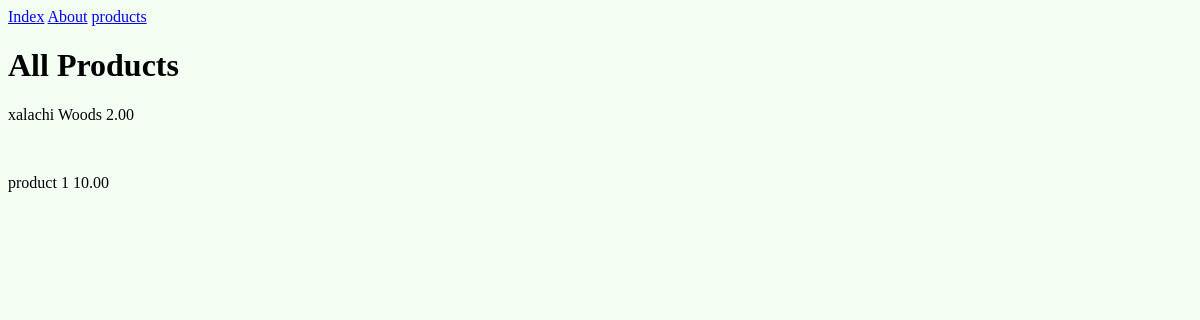
/products/, run on an earlier commit of the app's database.
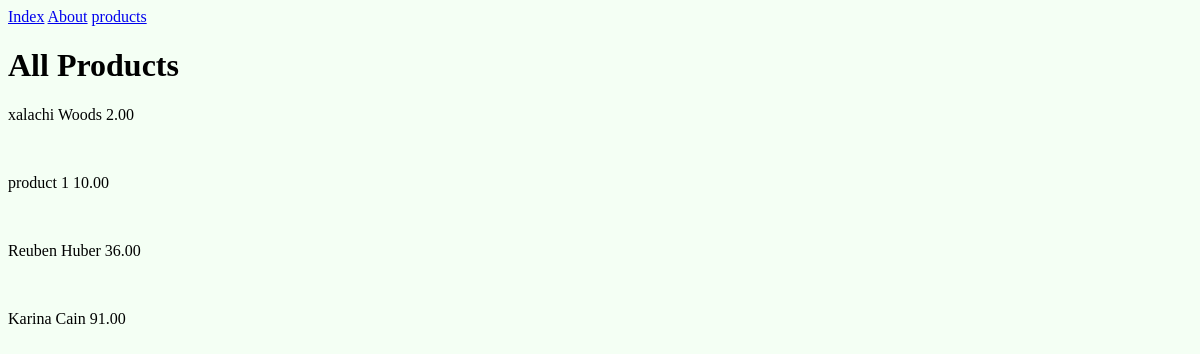
And on a later commit of the database.
### products/models.py (models this page shows, shortened)
class Product(models.Model):
    categoriesChoises = [
        ("phone","phone"),
        ("computer","computer"),
    ]
    name = models.CharField(max_length=150,verbose_name="title")
    content = models.TextField(null=True,blank=True,verbose_name="description")
    price = models.DecimalField(max_digits=5, decimal_places=2)
    image = models.ImageField(upload_to='photo/%y/m/%d')
    active = models.BooleanField(default=True)
    categories = models.CharField(max_length=150, null=True, blank=True, choices=categoriesChoises)
    class Meta:
        verbose_name = "Product"
        ordering = ["-name"]

### products/views.py (the view)
# urls.py: path('',views.products ,name='products'),
def products(request):
    objectproducts = Product.objects
    products = {"products":objectproducts.filter(price__range=(2,100))}
    return render(request, "pages/products/products.html", products)

### templates/pages/products/products.html (shortened to what this page needs)
{% extends "pages/index.html" %}
{% block content %}
<h1>All Products</h1>
{% for product in products %}
    <p>{{product.name }} {{product.price}}</p>
{% endfor %}
{% endblock %}

### templates/pages/index.html (shortened to what this page needs)
<!DOCTYPE html>
<html lang="en">
<head>
</head>
<body>
    {% load static %}
    <link rel="stylesheet" href="{% static 'css/style.css'%}">
    {% include "base/navbar.html" %}
    {% block content %}{% endblock %}
</body>
</html>

### templates/base/navbar.html
<a href="{% url 'index' %}">Index</a>
<a href="{% url 'aboutPage' %}">About</a>
<a href="{% url 'products' %}">products</a>

### project/static/css/style.css (style rules this page uses)
body { background: #f4fff4; }

What changed in the data, as far as the page shows it:
now on this page (row edited): Product: name "Reuben Huber", price "36.00"
added Product: name "Karina Cain", price "91.00"
